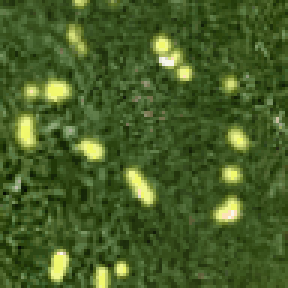
#> input picture copilot-starter-kit-main/debug/povei_REJECTED_1004_234_1776018736.png, 96 x 96 px (shown 3 times larger); its folder holds only this picture in this run
$ python analyze_rejected.py
#> lines starting #> are read from the running program, lines starting #| are printed output that depends on the picture; after the words box and inside, x2 and y2 are one past the last pixel; in counts of white or black regions, pixels touching at a corner belong together
import cv2, numpy as np, glob, os

all_patches = glob.glob('debug/povei_REJECTED_*.png')
all_patches.sort(key=lambda x: -int(x.split('_')[-1].split('.')[0]))
print(f'Found {len(all_patches)} patches, analyzing latest 5:')

for p in all_patches[:5]:
    img = cv2.imread(p)
#> img is the input picture: shape (96, 96, 3); mean B, G, R 39.2, 94.1, 70.7
    if img is None:
        print(f'{p}: not found'); continue
    hsv = cv2.cvtColor(img, cv2.COLOR_BGR2HSV)
#> hsv: shape (96, 96, 3); mean H, S, V 43.4, 156.6, 94.1
    h, s, v = hsv[:,:,0], hsv[:,:,1], hsv[:,:,2]
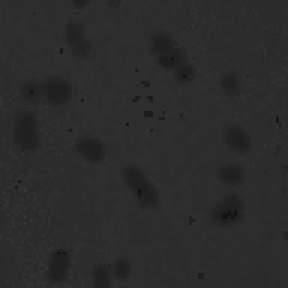
#> h: shape (96, 96) (shown 3 times larger); min 19, max 53, mean 43.4
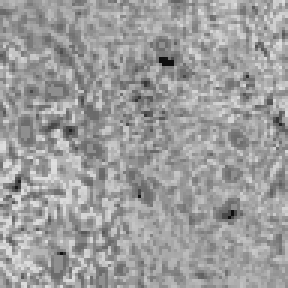
#> s: shape (96, 96) (shown 3 times larger); min 14, max 223, mean 156.6
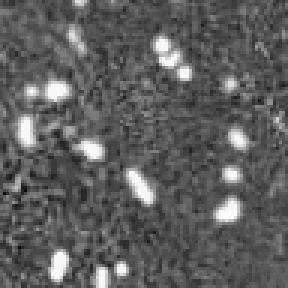
#> v: shape (96, 96) (shown 3 times larger); min 12, max 253, mean 94.1
    mask = v > 20
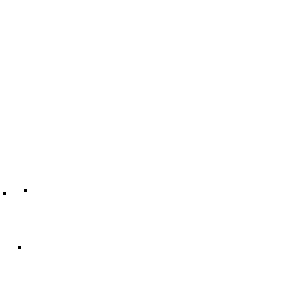
#> mask: shape (96, 96) bool (shown 3 times larger); 100% white; black in thin lines or dots, all inside (x1, y1, x2, y2) = (1, 63, 9, 83)
    if mask.sum() == 0:
        print(f'{os.path.basename(p)}: all black'); continue

    # Ищем пиксели с S>=80 (насыщенные) — именно такие у повея
    sat_mask = (s >= 80) & mask
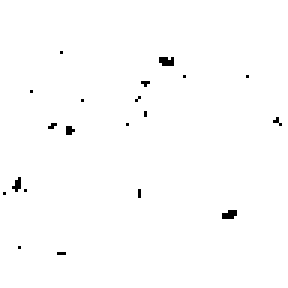
#> sat_mask: shape (96, 96) bool (shown 3 times larger); 99.2% white; black in thin lines or dots, all inside (x1, y1, x2, y2) = (1, 17, 94, 85)
    print(f'\n{os.path.basename(p)}: {img.shape[1]}x{img.shape[0]}')
#| povei_REJECTED_1004_234_1776018736.png: 96x96
    print(f'  All px H: {h[mask].min()}-{h[mask].max()} mean={h[mask].mean():.0f}')
#|   All px H: 19-50 mean=43
    print(f'  Sat px (S>=80): {sat_mask.sum()}')
#|   Sat px (S>=80): 9144
    if sat_mask.sum() > 0:
        print(f'    H: {h[sat_mask].min()}-{h[sat_mask].max()} mean={h[sat_mask].mean():.0f}')
#|     H: 27-50 mean=44
        print(f'    S: {s[sat_mask].min()}-{s[sat_mask].max()} mean={s[sat_mask].mean():.0f}')
#|     S: 81-223 mean=157
        print(f'    V: {v[sat_mask].min()}-{v[sat_mask].max()} mean={v[sat_mask].mean():.0f}')
#|     V: 27-249 mean=93

    # Проверяем текущие диапазоны
    dark_mask = (h >= 160) & (h <= 179) & (s >= 130) & (v >= 5) & (v <= 135)
#> dark_mask: shape (96, 96) bool; every value is 0
    pink_mask = (h >= 150) & (h <= 179) & (s >= 130) & (v >= 20)
    print(f'  Current dark (H160-179,S>=130,V5-135): {dark_mask.sum()}px')
#|   Current dark (H160-179,S>=130,V5-135): 0px
    print(f'  Current pink (H150-179,S>=130,V>=20):  {pink_mask.sum()}px')
#|   Current pink (H150-179,S>=130,V>=20):  0px

    # Широкий поиск: любые пиксели с красным/малиновым оттенком
    wide_red = ((h <= 10) | (h >= 150)) & (s >= 60) & (v >= 10)
    print(f'  Wide red/pink (H<=10 or H>=150, S>=60, V>=10): {wide_red.sum()}px')
#|   Wide red/pink (H<=10 or H>=150, S>=60, V>=10): 0px
    if wide_red.sum() > 0:
        wh = h[wide_red]
        print(f'    H values sample: {sorted(set(wh.tolist()))[:20]}')

    b, g, r = img[:,:,0], img[:,:,1], img[:,:,2]
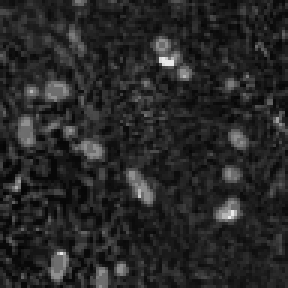
#> b: shape (96, 96) (shown 3 times larger); min 3, max 232, mean 39.2
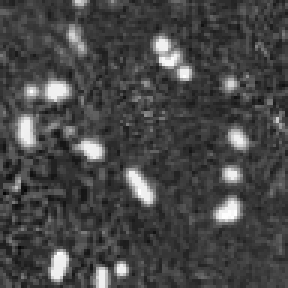
#> r: shape (96, 96) (shown 3 times larger); min 6, max 253, mean 70.7
    print(f'  BGR mean (all): B={b[mask].mean():.0f} G={g[mask].mean():.0f} R={r[mask].mean():.0f}')
#|   BGR mean (all): B=39 G=94 R=71
